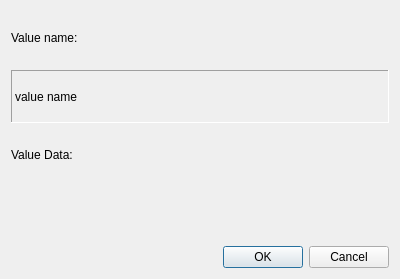
<?xml version="1.0" encoding="UTF-8"?>
<ui version="4.0">
 <class>ChangeRegBinaryValueDlg</class>
 <widget class="QDialog" name="ChangeRegBinaryValueDlg">
  <property name="geometry">
   <rect>
    <x>0</x>
    <y>0</y>
    <width>400</width>
    <height>279</height>
   </rect>
  </property>
  <property name="windowTitle">
   <string>Edit Binary Value</string>
  </property>
  <layout class="QGridLayout" name="gridLayout">
   <item row="0" column="0">
    <widget class="QLabel" name="valueNameLB">
     <property name="sizePolicy">
      <sizepolicy hsizetype="Preferred" vsizetype="Preferred">
       <horstretch>0</horstretch>
       <verstretch>0</verstretch>
      </sizepolicy>
     </property>
     <property name="text">
      <string>Value name:</string>
     </property>
    </widget>
   </item>
   <item row="1" column="0">
    <widget class="QLabel" name="valueNameFrame">
     <property name="sizePolicy">
      <sizepolicy hsizetype="Preferred" vsizetype="Preferred">
       <horstretch>0</horstretch>
       <verstretch>0</verstretch>
      </sizepolicy>
     </property>
     <property name="frameShape">
      <enum>QFrame::Panel</enum>
     </property>
     <property name="frameShadow">
      <enum>QFrame::Sunken</enum>
     </property>
     <property name="text">
      <string>value name</string>
     </property>
    </widget>
   </item>
   <item row="2" column="0">
    <widget class="QLabel" name="valueDataLB">
     <property name="sizePolicy">
      <sizepolicy hsizetype="Preferred" vsizetype="Preferred">
       <horstretch>0</horstretch>
       <verstretch>0</verstretch>
      </sizepolicy>
     </property>
     <property name="text">
      <string>Value Data:</string>
     </property>
    </widget>
   </item>
   <item row="3" column="0">
    <widget class="BinaryEdit" name="valueDataBE" native="true"/>
   </item>
   <item row="4" column="0">
    <widget class="QDialogButtonBox" name="buttonBox">
     <property name="orientation">
      <enum>Qt::Horizontal</enum>
     </property>
     <property name="standardButtons">
      <set>QDialogButtonBox::Cancel|QDialogButtonBox::Ok</set>
     </property>
    </widget>
   </item>
  </layout>
 </widget>
 <customwidgets>
  <customwidget>
   <class>BinaryEdit</class>
   <extends>QWidget</extends>
   <header>FileWaveGuiLib/binaryedit.h</header>
   <container>1</container>
  </customwidget>
 </customwidgets>
 <resources/>
 <connections>
  <connection>
   <sender>buttonBox</sender>
   <signal>accepted()</signal>
   <receiver>ChangeRegBinaryValueDlg</receiver>
   <slot>accept()</slot>
   <hints>
    <hint type="sourcelabel">
     <x>248</x>
     <y>254</y>
    </hint>
    <hint type="destinationlabel">
     <x>157</x>
     <y>274</y>
    </hint>
   </hints>
  </connection>
  <connection>
   <sender>buttonBox</sender>
   <signal>rejected()</signal>
   <receiver>ChangeRegBinaryValueDlg</receiver>
   <slot>reject()</slot>
   <hints>
    <hint type="sourcelabel">
     <x>316</x>
     <y>260</y>
    </hint>
    <hint type="destinationlabel">
     <x>286</x>
     <y>274</y>
    </hint>
   </hints>
  </connection>
 </connections>
</ui>
